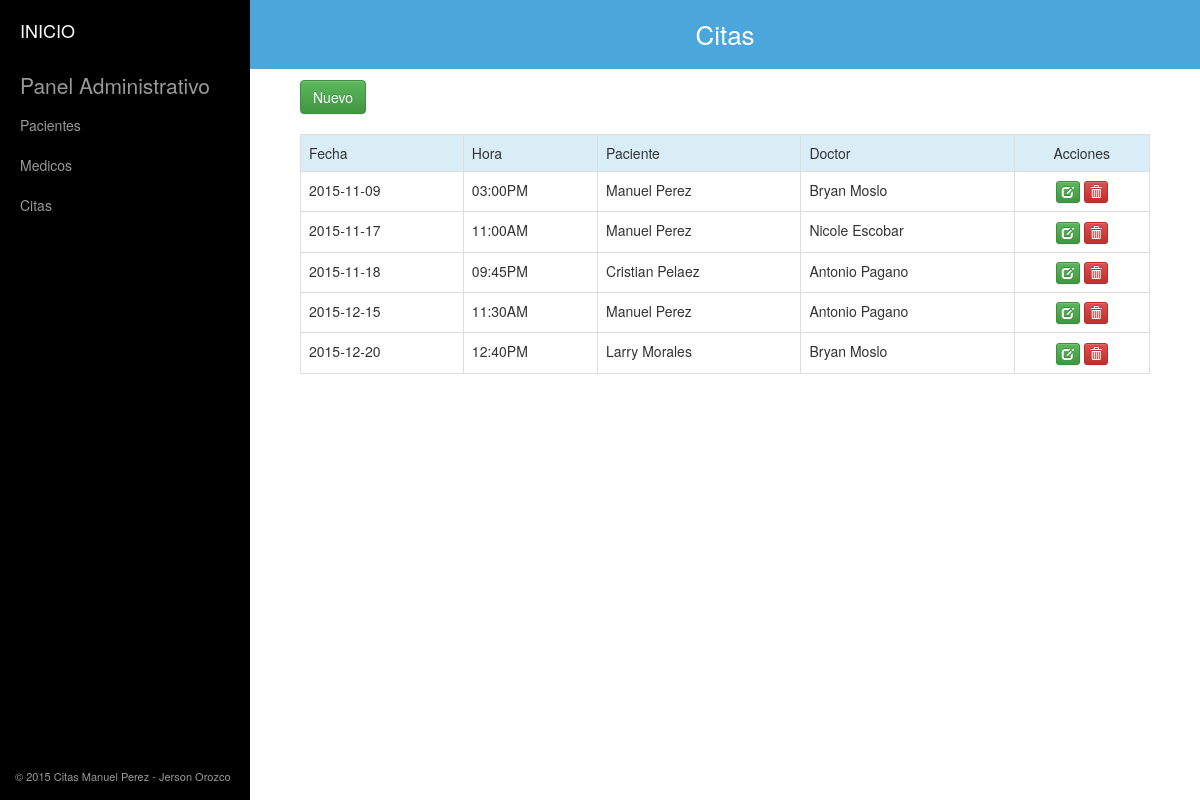
/index.php/citas, run on the app's committed database.
### tables this page shows
CREATE TABLE IF NOT EXISTS `citas` (
`id` int(11) NOT NULL,
  `fecha` date NOT NULL,
  `hora` varchar(10) NOT NULL,
  `doctor_id` int(11) NOT NULL,
  `paciente_id` int(11) NOT NULL
);

CREATE TABLE IF NOT EXISTS `pacientes` (
`id` int(11) NOT NULL,
  `nombre` varchar(255) NOT NULL,
  `apellido` varchar(255) NOT NULL,
  `direccion` varchar(255) NOT NULL,
  `cedula` varchar(255) NOT NULL
);

CREATE TABLE IF NOT EXISTS `doctores` (
`id` int(11) NOT NULL,
  `nombre` varchar(255) NOT NULL,
  `apellido` varchar(255) NOT NULL,
  `direccion` varchar(255) NOT NULL,
  `cedula` varchar(255) NOT NULL,
  `especialidad` varchar(255) NOT NULL
);

### application/controllers/Citas.php (called while the page is built, shortened)
<?php if (!defined("BASEPATH")) exit("No puede acceder directamente a este archivo");
class Citas extends CI_Controller {
	public function __construct(){
    $this->load->model('Citas_model');
		$this->load->model('Doctores_model');
		$this->load->model('Pacientes_model');
  }
	public function index(){
		$citas = $this->Citas_model->listar();
		$this->load->view("templates/header", array(
			"title" => "Citas"
		));
		$this->load->view("citas/listado", array(
			"citas" => $citas
		));
		$this->load->view("templates/footer");
	}
	public function get_data_doctor($doctor_id){
    $this->load->model('Doctores_model');
		$data['doctor'] = $this->Doctores_model->get_doctores_by_id($doctor_id);
    return $data['doctor']['nombre'].' '.$data['doctor']['apellido'];
  }
	public function get_data_paciente($paciente_id){
    $this->load->model('Pacientes_model');
		$data['paciente'] = $this->Pacientes_model->get_paciente_by_id($paciente_id);
    return $data['paciente']['nombre'].' '.$data['paciente']['apellido'];
  }
}

### index.php (called while the page is built, shortened)
<?php
require_once BASEPATH.'core/CodeIgniter.php';

### application/models/citas_model.php (called while the page is built, shortened)
<?php if (!defined("BASEPATH")) exit("No puede acceder directamente a este archivo");
class Citas_model extends CI_Model{
  public function listar(){
		$this->db->select("id, fecha, hora, doctor_id, paciente_id");
		$this->db->order_by("fecha ASC");
		$this->db->from("citas");
		$retorno = $this->db->get();
		return $retorno->result_array();
	}
}

### application/models/pacientes_model.php (called while the page is built, shortened)
<?php if (!defined("BASEPATH")) exit("No puede acceder directamente a este archivo");
class Pacientes_model extends CI_Model{
  public function get_paciente_by_id($id){
    $query = $this->db->from('pacientes')->where('id', $id)->limit(1)->get();
    return $query->result_array()[0];
  }
}

### application/models/doctores_model.php (called while the page is built, shortened)
<?php if (!defined("BASEPATH")) exit("No puede acceder directamente a este archivo");
class Doctores_model extends CI_Model{
  public function get_doctores_by_id($id){
    $query = $this->db->from('doctores')->where('id', $id)->limit(1)->get();
    return $query->result_array()[0];
  }
}

### application/views/citas/listado.php (the view, shortened to what this page needs)
<div class="container">
  <a class="btn btn-success" href="<?=base_url('citas/crear')?>" role="button">Nuevo</a>
  <table class="table table-hover table-bordered">
    <tr class="info">
    	<td>Fecha</td>
    	<td>Hora</td>
    	<td>Paciente</td>
      <td>Doctor</td>
    	<td>Acciones</td>
    </tr>
    <?php foreach($citas as $fila){ ?>
      <tr>
          <td><?php echo $fila["fecha"]; ?></td>
          <td><?php echo $fila["hora"]; ?></td>
          <td><?php  $CI =& get_instance(); echo $CI->get_data_paciente($fila['paciente_id']); ?></td>
          <td><?php  $CI =& get_instance(); echo $CI->get_data_doctor($fila['doctor_id']); ?></td>
          <td>
            <a href="<?php echo site_url('citas/editar/'.$fila['id']); ?>" class="btn btn-success btn-xs">
              <span class="glyphicon glyphicon-edit" aria-hidden="true"></span>
            </a>
            <a href="<?php echo site_url('citas/eliminar/'.$fila['id']); ?>" class="btn btn-danger btn-xs">
              <span class="glyphicon glyphicon-trash" aria-hidden="true"></span>
            </a>
          </td>
      </tr>
    <?php } ?>
  </table>
</div>

### application/views/templates/header.php (shortened to what this page needs)
<!DOCTYPE html>
<html>
  <head>
    <link rel="stylesheet" type="text/css" href="<?php echo base_url('css/bootstrap.min.css'); ?>">
    <link rel="stylesheet" type="text/css" href="<?php echo base_url('css/bootstrap-theme.min.css'); ?>">
    <link rel="stylesheet" type="text/css" href="<?php echo base_url('css/my_styles.css'); ?>">
    <link rel="stylesheet" type="text/css" href="<?php echo base_url('css/simple-sidebar.css'); ?>">
  </head>
  <body>
    <header>
      <h1><?php echo $title; ?></h1>
    </header>
    <div id="sidebar-wrapper">
      <ul class="sidebar-nav">
        <li class="sidebar-brand">
            <a href="<?=base_url('home/index')?>"> INICIO </a>
        </li>
        <li class="title">Panel Administrativo</li>
        <li> <a href="<?=base_url('pacientes/index')?>">Pacientes</a> </li>
        <li> <a href="<?=base_url('doctores/index')?>">Medicos</a> </li>
        <li> <a href="<?=base_url('citas/index')?>">Citas</a> </li>
        <span>
          © 2015 Citas Manuel Perez - Jerson Orozco
        </span>
      </ul>
    </div>
    <div id="page-content-wrapper">
        <div class="container-fluid">

### application/views/templates/footer.php (shortened to what this page needs)
      </div>
    </div>
  </body>
</html>

### css/my_styles.css (style rules this page uses)
.container { width: 100%; }
table { margin: 20px 0; }
table tr td:last-child { text-align: center; }
#sidebar-wrapper .sidebar-nav { height: 100%; }
#sidebar-wrapper .sidebar-nav span { position: absolute; bottom: 0; color: #999; font-size: 11px; margin: 15px; }

### css/simple-sidebar.css (style rules this page uses)
#sidebar-wrapper { z-index: 1000; position: fixed; left: 250px; width: 0; height: 100%; margin-left: -250px; overflow-y: auto; background: #000; -webkit-transition: all 0.5s ease; -moz-transition: all 0.5s ease; -o-transition: all 0.5s ease; transition: all 0.5s ease; }
#page-content-wrapper { width: 100%; position: absolute; padding: 15px; }
.sidebar-nav { position: absolute; top: 0; width: 250px; margin: 0; padding: 0; list-style: none; }
.sidebar-nav li { text-indent: 20px; line-height: 40px; }
.sidebar-nav li a { display: block; text-decoration: none; color: #999999; }
.sidebar-nav > .sidebar-brand { height: 65px; font-size: 18px; line-height: 60px; }
.sidebar-nav > .sidebar-brand a { color: #999999; }
#sidebar-wrapper { width: 250px; }
#page-content-wrapper { padding: 20px; position: relative; }
#page-content-wrapper { padding-left: 270px; padding-top: 80px; }
#sidebar-wrapper .title { color: #999999; font-size: 21px; }

### application/views/templates/header.php (style rules this page uses)
body, html { margin: 0px; padding: 0px; }
header { background: #4BA6DC; text-align: center; padding: 20px; position: fixed; top: 0; left: 0; right: 0; z-index: 1; padding-left: 270px; }
header h1 { margin: 0px; color: #fff; font-size: 26px; }

### data on the page
citas: fecha "2015-11-09", hora "03:00PM", paciente.apellido "Manuel Perez", doctor.apellido "Bryan Moslo"
citas: fecha "2015-11-17", hora "11:00AM", paciente.apellido "Manuel Perez", doctor.apellido "Nicole Escobar"
citas: fecha "2015-11-18", hora "09:45PM", paciente.apellido "Cristian Pelaez", doctor.apellido "Antonio Pagano"
citas: fecha "2015-12-15", hora "11:30AM", paciente.apellido "Manuel Perez", doctor.apellido "Antonio Pagano"
citas: fecha "2015-12-20", hora "12:40PM", paciente.apellido "Larry Morales", doctor.apellido "Bryan Moslo"

### other printed values
$title "Citas"
